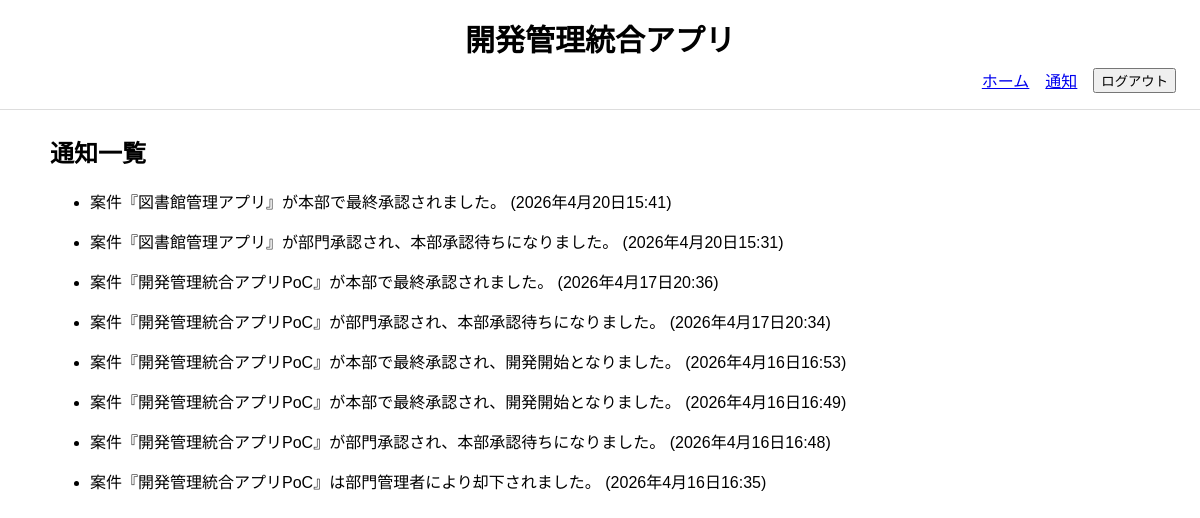
Page /notifications/ (signed in) on the committed database.
### project_management_app/models.py (models this page shows, shortened)
class Notification(models.Model):
    recipient = models.ForeignKey(
        CustomUser,
        verbose_name="通知先",
        on_delete=models.CASCADE,
        related_name="notifications",
    )
    project = models.ForeignKey(
        Project,
        verbose_name="対象案件",
        on_delete=models.CASCADE,
        related_name="notifications",
        null=True,
        blank=True,
    )
    message = models.TextField("メッセージ")
    is_read = models.BooleanField("既読", default=False)
    created_at = models.DateTimeField("通知日時", auto_now_add=True)
    class Meta:
        verbose_name = "通知"
        verbose_name_plural = "通知"
        ordering = ["-created_at"]

### project_management_app/views.py (the view)
# urls.py: path("notifications/", NotificationListView.as_view(), name="notifications"),
class NotificationListView(LoginRequiredMixin, ListView):
    model = Notification
    template_name = "project_management_app/notifications.html"
    context_object_name = "notifications"
    def get_queryset(self):
        LIMIT = 15
        self.request.user.notifications.filter(
            is_read=False
        ).update(is_read=True)
        return self.request.user.notifications.select_related(
            "project"
        ).order_by("-created_at")[:LIMIT]

### project_management_app/context_processors.py (called while the page is built)
def notification_count(request):
    if request.user.is_authenticated:
        count = Notification.objects.filter(
            recipient=request.user,
            is_read=False
        ).count()
    else:
        count = 0
    return {
        "unread_notification_count": count
    }

def pending_approval_count(request):
    if request.user.is_authenticated:
        if request.user.role == "manager":
            count = Project.objects.filter(
                department=request.user.department,
                status=Project.Status.PENDING_MANAGER
            ).count()
        elif request.user.role == "hq":
            count = Project.objects.filter(
                status=Project.Status.PENDING_HQ
            ).count()
        else:
            count = 0
    else:
        count = 0
    return {
        "pending_approval_count": count
    }

### project_management_app/templates/project_management_app/notifications.html (shortened to what this page needs)
{% extends "project_management_app/base.html" %}
{% block content %}
    <h2>通知一覧</h2>
    <ul>
        {% for n in notifications %}
            <li>
                <p class="{% if not n.is_read %}unread-row{% endif %}">
                    {{ n.message }}
                    ({{ n.created_at }})
                </p>
            </li>
        {% endfor %}
    </ul>
{% endblock %}

### project_management_app/static/project_management_app/base.css (style rules this page uses)
body { font-family: sans-serif; margin: 0; }

### rows in the picture
Notification: message "案件『図書館管理アプリ』が本部で最終承認されました。", created_at "2026年4月20日15:41"
Notification: message "案件『図書館管理アプリ』が部門承認され、本部承認待ちになりました。", created_at "2026年4月20日15:31"
Notification: message "案件『開発管理統合アプリPoC』が本部で最終承認されました。", created_at "2026年4月17日20:36"
Notification: message "案件『開発管理統合アプリPoC』が部門承認され、本部承認待ちになりました。", created_at "2026年4月17日20:34"
Notification: message "案件『開発管理統合アプリPoC』が本部で最終承認され、開発開始となりました。", created_at "2026年4月16日16:53"
Notification: message "案件『開発管理統合アプリPoC』が本部で最終承認され、開発開始となりました。", created_at "2026年4月16日16:49"
Notification: message "案件『開発管理統合アプリPoC』が部門承認され、本部承認待ちになりました。", created_at "2026年4月16日16:48"
Notification: message "案件『開発管理統合アプリPoC』は部門管理者により却下されました。", created_at "2026年4月16日16:35"
